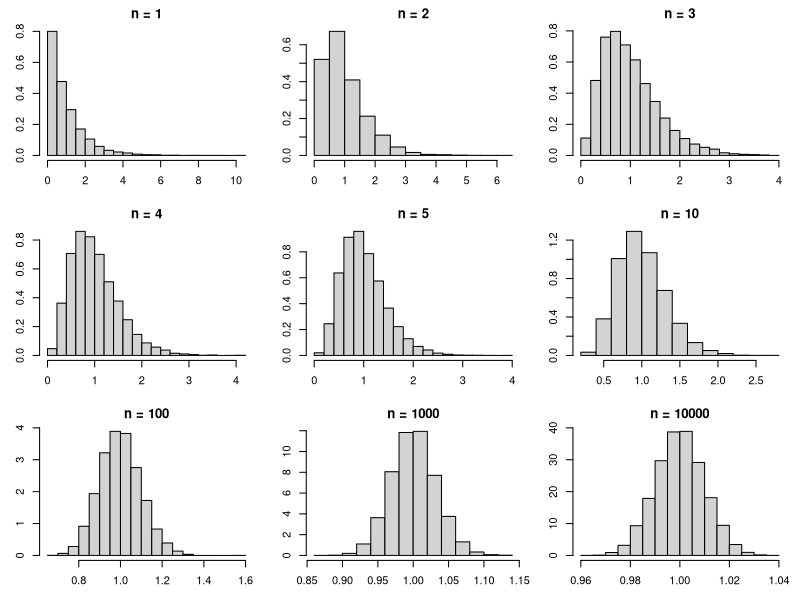

Generate this figure with R:
## ---- chunk 1
pnorm(1.23)
## ---- chunk 2
pnorm(0.5)
## ---- chunk 3
pnorm(sqrt(3) / 2)
## ---- chunk 4
#| fig-width: 12
#| fig-height: 10
#| fig-cap: "Sampling distributions of 10,000 exponential sample means"

set.seed(123)

B <- 10000
lambda <- 1
sample_sizes <- c(1, 2, 3, 4, 5, 10, 100, 1000, 10000)

old_par <- par(mfrow = c(3, 3), mar = c(3, 3, 2, 1))

for (n in sample_sizes) {
  x_bar <- rgamma(B, shape = n, rate = n * lambda)

  hist(
    x_bar,
    probability = TRUE,
    breaks = 16,
    main = paste("n =", n),
    xlab = expression(bar(X)),
    ylab = "Density"
  )
}

par(old_par)
## ---- chunk 5
1 - pnorm(-1.15)
## ---- chunk 6
1 - pnorm((1.49 - 1.5) / sqrt(3 / 400))
